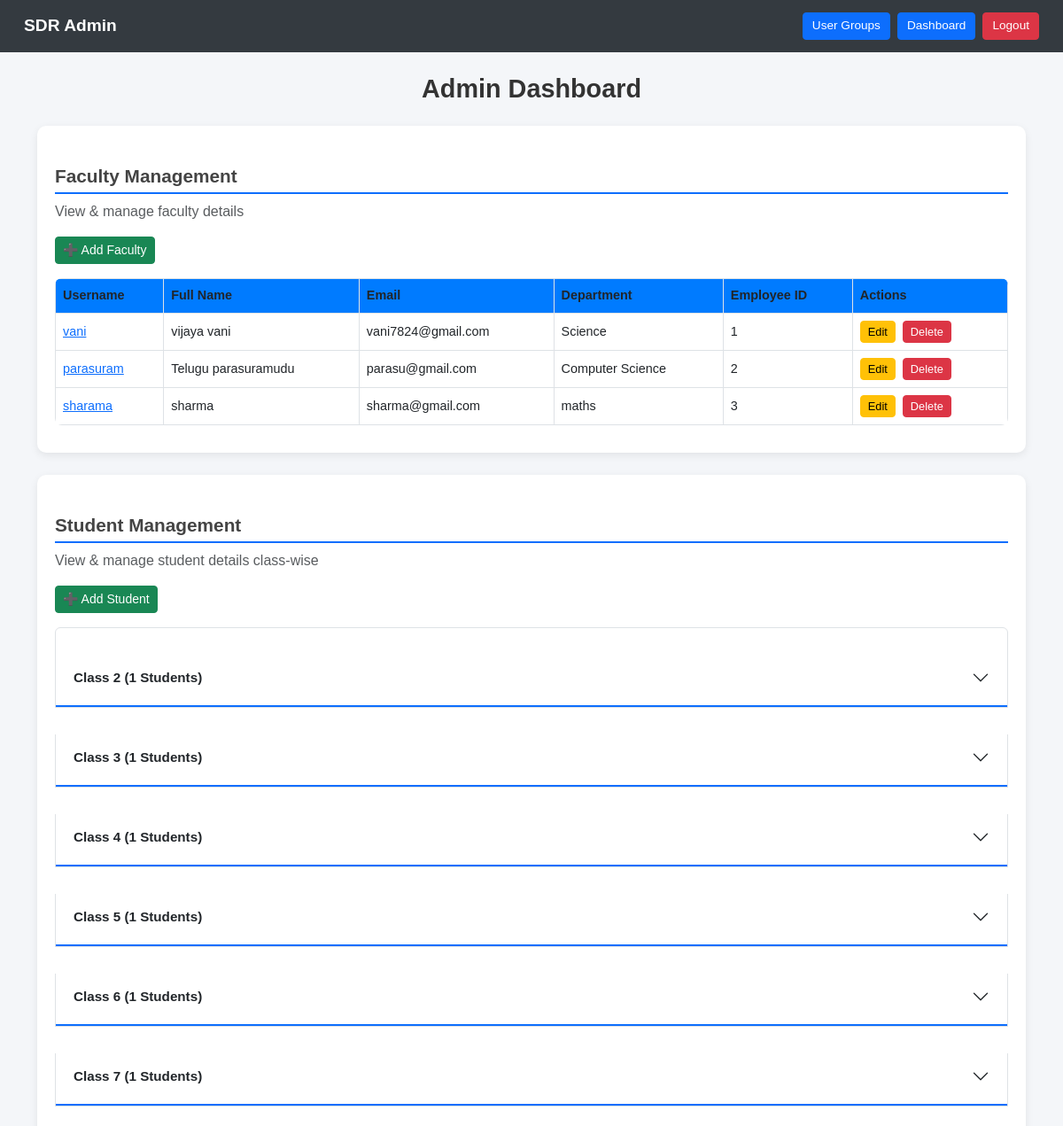
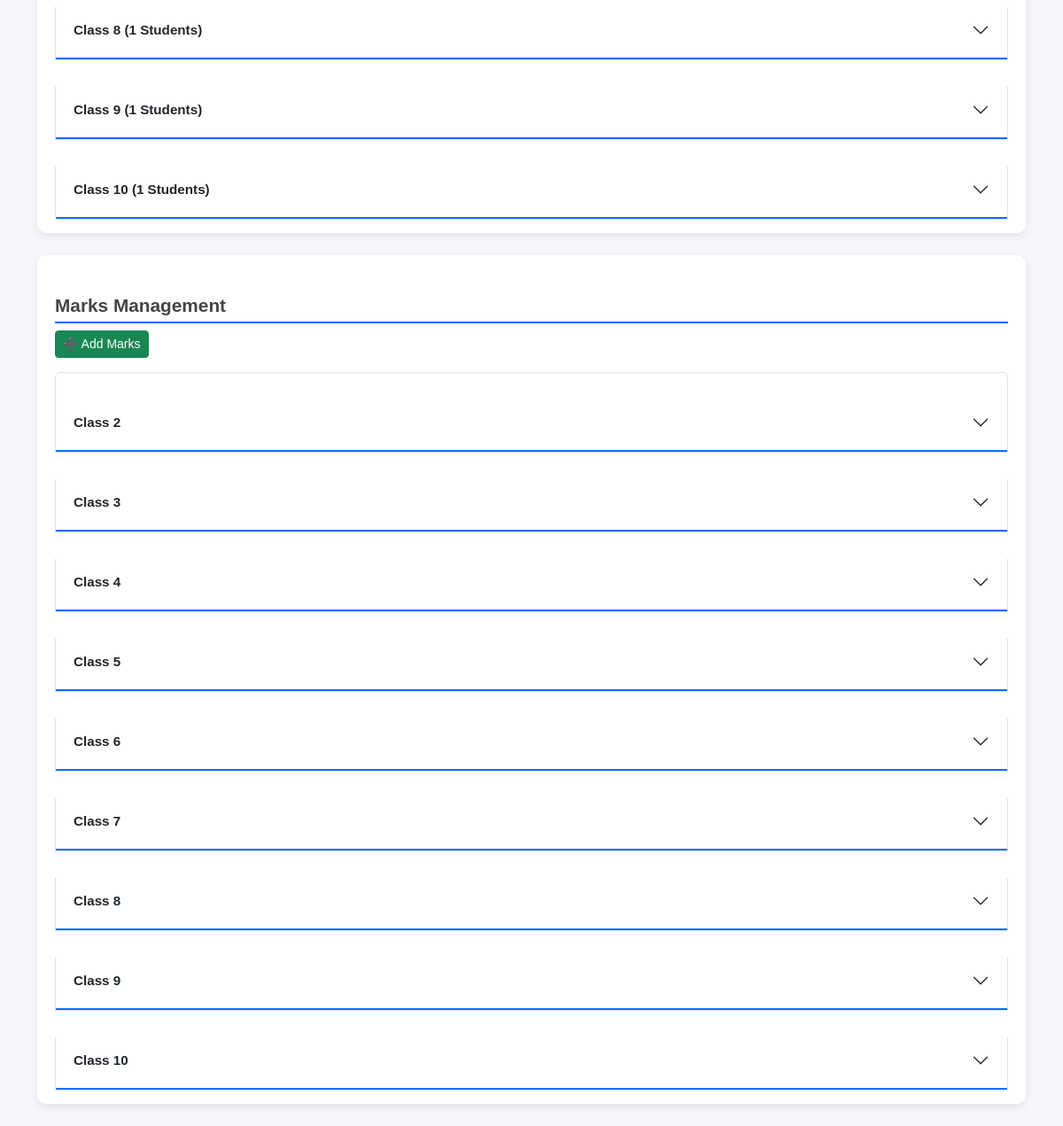
/admin-dashboard/ (signed in), run on the app's committed database (2 pictures, top to bottom).
### school/models.py (models this page shows, shortened)
class FacultyProfile(models.Model):
    user = models.OneToOneField(User, on_delete=models.CASCADE)
    contact_no = models.CharField(max_length=20)
    address = models.TextField()
    department = models.CharField(max_length=100)
    employee_id = models.CharField(max_length=50)

class StudentProfile(models.Model):
    user = models.OneToOneField(User, on_delete=models.CASCADE)
    department = models.CharField(max_length=100)
    roll_number = models.CharField(max_length=20)
    class_level = models.CharField(max_length=50)

### school/views.py (the view)
# urls.py: path('admin-dashboard/', views.admin_dashboard, name='admin_dashboard'),
@login_required
@user_passes_test(is_admin)
def admin_dashboard(request):
    students = StudentProfile.objects.all()
    faculty = FacultyProfile.objects.all()
    today = timezone.now().date()
    first_day = date(today.year, today.month, 1)
    last_day = date(today.year, today.month, monthrange(today.year, today.month)[1])
    for student in students:
        total_days = Attendance.objects.filter(
            student=student, date__range=(first_day, last_day)
        ).count()
        present_days = Attendance.objects.filter(
            student=student, date__range=(first_day, last_day), status="Present"
        ).count()
        percentage = (present_days / total_days * 100) if total_days > 0 else 0
        student.attendance_percentage = round(percentage, 2)
        student.total_days = total_days
        student.present_days = present_days
        student.absent_days = total_days - present_days
        student.low_attendance = percentage < 75
    marks = Marks.objects.all()
    return render(request, 'admin_dashbord.html', {
        'students': students,
        'faculty': faculty,
        'marks': marks,
    })

### school/views.py (called while the page is built)
def is_admin(user):
    return user.groups.filter(name='Admin').exists()

### school/templates/admin_dashbord.html (shortened to what this page needs)
{% load static %}
<!DOCTYPE html>
<html lang="en">
<head>
    <link href="https://cdn.jsdelivr.net/npm/bootstrap@5.3.0/dist/css/bootstrap.min.css" rel="stylesheet">
</head>
<body>
<nav class="navbar navbar-expand-lg navbar-dark">
    <div class="container-fluid">
        <a class="navbar-brand" href="#">SDR Admin</a>
        <div class="ms-auto d-flex gap-2 flex-wrap">
            <a href="{% url 'user_list' %}" class="btn btn-primary btn-sm">User Groups</a>
            <a href="{% url 'dashboard' %}" class="btn btn-primary btn-sm">Dashboard</a>
            <a href="{% url 'logout' %}" class="btn btn-danger btn-sm">Logout</a>
        </div>
    </div>
</nav>
<div class="container mt-4">
    <h1 class="text-center main-title">Admin Dashboard</h1>
    <div class="card-custom">
        <h2>Faculty Management</h2>
        <p class="text-muted">View & manage faculty details</p>
        <a href="{% url 'add_faculty' %}" class="btn btn-success btn-sm mb-3">➕ Add Faculty</a>
        <div class="table-responsive">
            <table class="table table-bordered table-hover align-middle">
                <thead>
                    <tr>
                        <th>Username</th>
                        <th>Full Name</th>
                        <th>Email</th>
                        <th>Department</th>
                        <th>Employee ID</th>
                        <th>Actions</th>
                    </tr>
                </thead>
                <tbody>
                {% for faculty in faculty %}
                    <tr>
                        <td>
                            <a href="{% url 'faculty_detail' faculty.id %}" class="username-link">
                                {{ faculty.user.username }}
                            </a>
                        </td>
                        <td>{{ faculty.user.get_full_name }}</td>
                        <td>{{ faculty.user.email }}</td>
                        <td>{{ faculty.department }}</td>
                        <td>{{ faculty.employee_id }}</td>
                        <td>
                            <a href="{% url 'edit_faculty' faculty.id %}" class="btn btn-warning btn-sm btn-action">Edit</a>
                            <a href="{% url 'delete_faculty' faculty.id %}" class="btn btn-danger btn-sm btn-action">Delete</a>
                        </td>
                    </tr>
                {% empty %}
                    <tr>
                        <td colspan="6" class="text-center">No faculty found.</td>
                    </tr>
                {% endfor %}
                </tbody>
            </table>
        </div>
    </div>
    <div class="card-custom">
        <h2>Student Management</h2>
        <p class="text-muted">View & manage student details class-wise</p>
        <a href="{% url 'add_student' %}" class="btn btn-success btn-sm mb-3">➕ Add Student</a>
        <div class="accordion" id="studentAccordion">
            {% regroup students by class_level as class_list %}
            {% for class_group in class_list %}
                <div class="accordion-item">
                    <h2 class="accordion-header" id="heading{{ forloop.counter }}">
                        <button class="accordion-button collapsed" type="button" data-bs-toggle="collapse"
                                data-bs-target="#collapse{{ forloop.counter }}" aria-expanded="false"
                                aria-controls="collapse{{ forloop.counter }}">
                            Class {{ class_group.grouper }} ({{ class_group.list|length }} Students)
                        </button>
                    </h2>
                </div>
            {% endfor %}
        </div>
    </div>
    <div class="card-custom">
        <h2>Marks Management</h2>
        <a href="{% url 'add_marks' %}" class="btn btn-success btn-sm mb-3">➕ Add Marks</a>
        <div class="accordion" id="marksAccordion">
            {% regroup students by class_level as marks_class_list %}
            {% for class_group in marks_class_list %}
                <div class="accordion-item">
                    <h2 class="accordion-header" id="marksHeading{{ forloop.counter }}">
                        <button class="accordion-button collapsed" type="button" data-bs-toggle="collapse"
                                data-bs-target="#marksCollapse{{ forloop.counter }}" aria-expanded="false"
                                aria-controls="marksCollapse{{ forloop.counter }}">
                            Class {{ class_group.grouper }}
                        </button>
                    </h2>
                </div>
            {% endfor %}
        </div>
    </div>
</div>
</body>
</html>

### school/templates/admin_dashbord.html (style rules this page uses)
body { background-color: #f4f6f9; font-family: Arial, sans-serif; }
.navbar { background-color: #343a40 !important; padding: 10px 15px; }
.navbar-brand { font-weight: 700; font-size: 1.2rem; }
.navbar .btn { padding: 4px 10px; font-size: 0.85rem; }
.main-title { font-weight: 700; color: #333; margin-bottom: 25px; font-size: 1.8rem; }
h2 { font-weight: 600; color: #444; margin-top: 30px; padding-bottom: 5px; border-bottom: 2px solid #0d6efd; font-size: 1.3rem; }
.card-custom { background: #fff; border-radius: 10px; box-shadow: 0 3px 10px rgba(0,0,0,0.08); padding: 15px 20px; margin-bottom: 25px; }
table { font-size: 0.9rem; border-radius: 8px; overflow: hidden; }
th { background-color: #007bff !important; color: white; font-size: 0.9rem; }
td { vertical-align: middle; }
.btn-action { margin-right: 4px; padding: 2px 8px; font-size: 0.8rem; }
.accordion-button { font-weight: 600; font-size: 0.95rem; }

### data on the page
FacultyProfile: user.username "vani", user.get_full_name "vijaya vani", user.email "vani7824@gmail.com", department "Science", employee_id "1"
FacultyProfile: user.username "parasuram", user.get_full_name "Telugu parasuramudu", user.email "parasu@gmail.com", department "Computer Science", employee_id "2"
FacultyProfile: user.username "sharama", user.get_full_name "sharma", user.email "sharma@gmail.com", department "maths", employee_id "3"
StudentProfile: grouper "10", grouper "10"

### other printed values
{{ class_group.grouper }} "2" "3" "4" "5" "6" "7" "8" "9"
{{ class_group.list|length }} "1" "1" "1" "1" "1" "1" "1" "1" "1"
